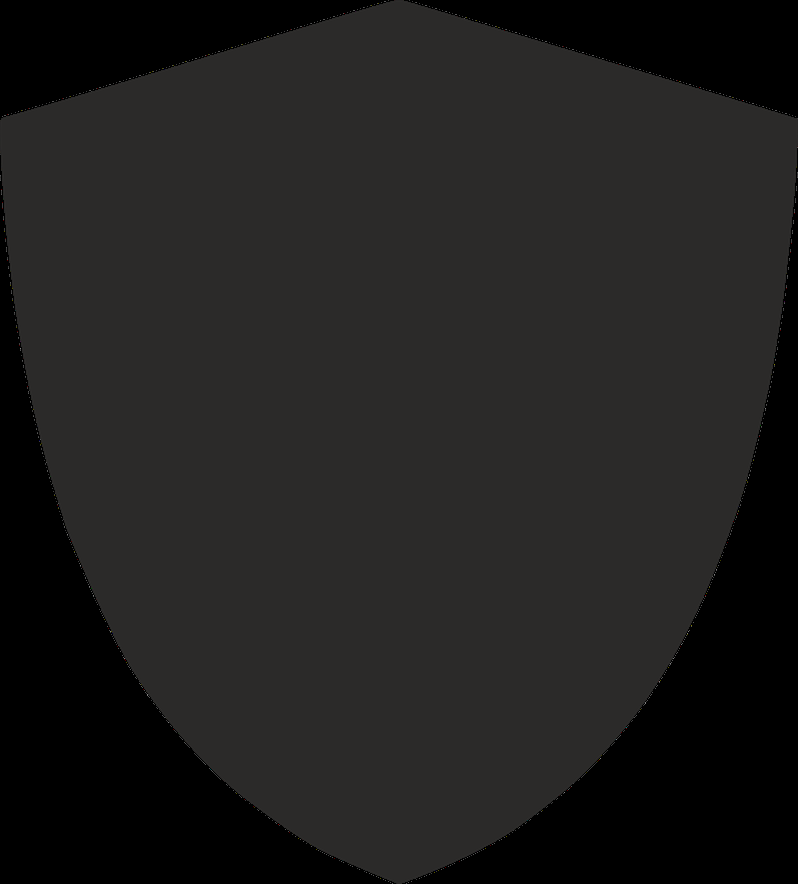
#> input picture geomaker/media/s.png, 798 x 884 px, shrunk from 2210 x 2448 before the run
$ jupyter execute --allow-errors s.ipynb
#> lines starting #> are read from the running program, lines starting #| are printed output that depends on the picture
[cell 1]
import requests

import matplotlib.pyplot as plt
import numpy as np
import cv2
import math

import geopandas as gpd
import geojson
from shapely.geometry import Point, LineString
import flexpolyline

[cell 2]
img = cv2.imread('s.png')
#> img is the input picture: shape (884, 798, 3); mean B, G, R 29.9, 30.6, 31.4
gray = cv2.cvtColor(img, cv2.COLOR_BGR2GRAY)
gray = np.float32(gray)

corners = cv2.goodFeaturesToTrack(gray, 100, 0.001, 100)
#> corners = 18 rows, first 8: [110, 631], [659, 681], [716, 569], [67, 534], [526, 35], [195, 58], [52, 101], [710, 90]
corners = np.int0(corners)

[cell 3]
squeezed = corners.squeeze().tolist()
#> squeezed = [[110, 631], [659, 681], [716, 569], [67, 534], [526, 35], [195, 58], [52, 101], [710, 90], [426, 5], [323, 19], [564, 792], [36, 429], [767, 401], [168, 722], [269, 818], [787, 274], [9, 273], [428, 874]]
print(squeezed)
#| [[110, 631], [659, 681], [716, 569], [67, 534], [526, 35], [195, 58], [52, 101], [710, 90], [426, 5], [323, 19], [564, 792], [36, 429], [767, 401], [168, 722], [269, 818], [787, 274], [9, 273], [428, 874]]

[cell 4]
squeezed = corners.squeeze().tolist()

x_squeezed = np.array([i[0] for i in squeezed])
#> x_squeezed = 18 values, max 787 at index 15, min 9 at index 16, mean 378.4
y_squeezed = np.array([i[1] for i in squeezed])
#> y_squeezed = 18 values, max 874 at index 17, min 5 at index 8, mean 405.9

plt.plot(x_squeezed, y_squeezed, 'ro')
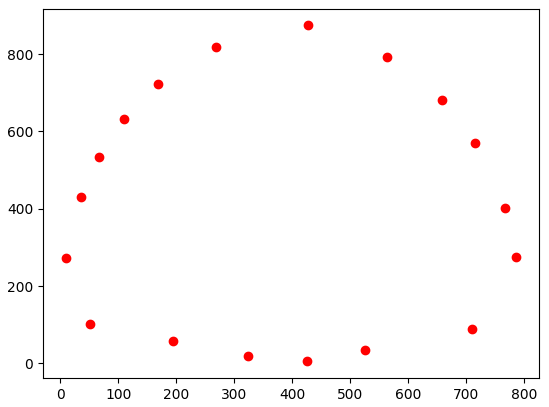
#> figure drawn by matplotlib, 1 panel

[cell 5]
plt.plot(x_squeezed, -y_squeezed, 'ro')
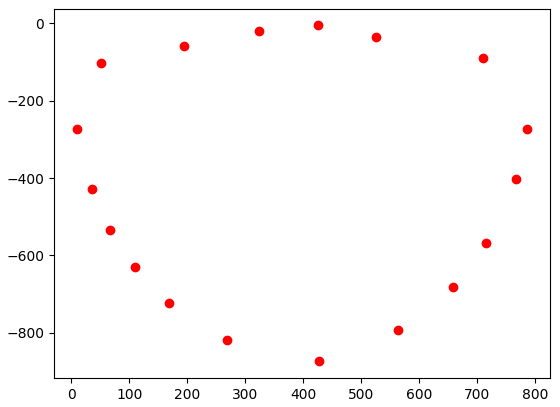
#> figure drawn by matplotlib, 1 panel

[cell 6]
matrix = np.array([x_squeezed, -y_squeezed])

plt.plot(matrix[0], matrix[1], marker='o')
for index, coord in enumerate(matrix[0]):
    plt.text(coord, matrix[1][index], str(index))
#> this loop made 18 passes
#> coord on passes 1 to 12: 110, 659, 716, 67, 526, 195, 52, 710, 426, 323, 564, 36
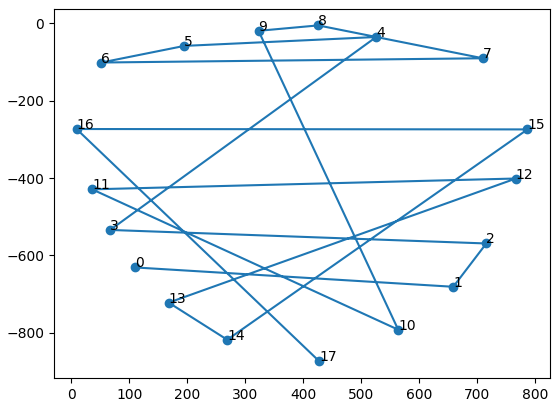
#> figure drawn by matplotlib, 1 panel

[cell 7]
def distance(P1, P2):
    """
    This function computes the distance between 2 points defined by
     P1 = (x1,y1) and P2 = (x2,y2)
    """
    return ((P1[0] - P2[0])**2 + (P1[1] - P2[1])**2) ** 0.5


def optimized_path(coords, start=None):
    """
    This function finds the nearest point to a point
    coords should be a list in this format coords = [ [x1, y1], [x2, y2] , ...]

    """
    if start is None:
        start = coords[0]
#> start = [110, 631]
    pass_by = coords
#> pass_by has the same summary as squeezed outside optimized_path
    path = [start]
#> path = [[110, 631]]
    pass_by.remove(start)
    while pass_by:
        nearest = min(pass_by, key=lambda x: distance(path[-1], x))
        path.append(nearest)
        pass_by.remove(nearest)
#> this loop made 17 passes
#> after the loop, pass_by = []; path = [[110, 631], [67, 534], [36, 429], [9, 273], [52, 101], [195, 58], [323, 19], [426, 5], [526, 35], [710, 90], [787, 274], [767, 401], [716, 569], [659, 681], [564, 792], [428, 874], [269, 818], [168, 722]]
    return path

[cell 8]
path = optimized_path(squeezed)
print(path)
#| [[110, 631], [67, 534], [36, 429], [9, 273], [52, 101], [195, 58], [323, 19], [426, 5], [526, 35], [710, 90], [787, 274], [767, 401], [716, 569], [659, 681], [564, 792], [428, 874], [269, 818], [168, 722]]

[cell 9]
x = np.array([i[0] for i in path])
#> x = 18 values, max 787 at index 10, min 9 at index 3, mean 378.4
y = np.array([i[1] for i in path])
#> y = 18 values, max 874 at index 15, min 5 at index 7, mean 405.9

matrix = np.array([x, -y])

plt.plot(matrix[0], matrix[1], marker='o')
for index, coord in enumerate(matrix[0]):
    plt.text(coord, matrix[1][index], str(index))
#> this loop made 18 passes
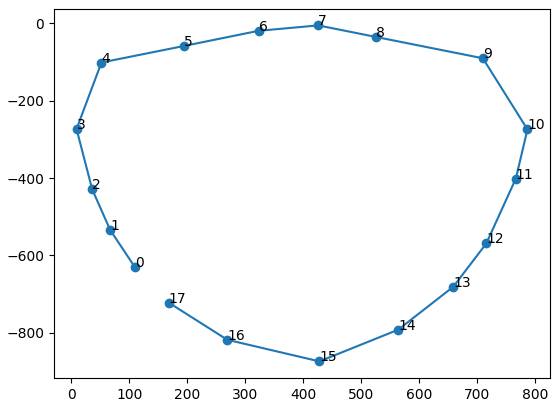
#> figure drawn by matplotlib, 1 panel

[cell 10]
meters = 10

# Координаты в системе координат EPSG:3857
x_original_point = 4173551.0
y_original_point = 7529089.9

mx = x * meters + x_original_point
#> mx = 18 values, max 4181421 at index 10, min 4173641 at index 3, mean 4177335.4
my = y * -meters + y_original_point
#> my = 18 values, max 7529039.9 at index 7, min 7520349.9 at index 15, mean 7525031

mxy = list(zip(mx,my))
#> mxy = 18 items, first 6: (4174651, 7522779.9), (4174221, 7523749.9), (4173911, 7524799.9), (4173641, 7526359.9), (4174071, 7528079.9), (4175501, 7528509.9)

#> (the rest of this cell did not finish here and is left out)
